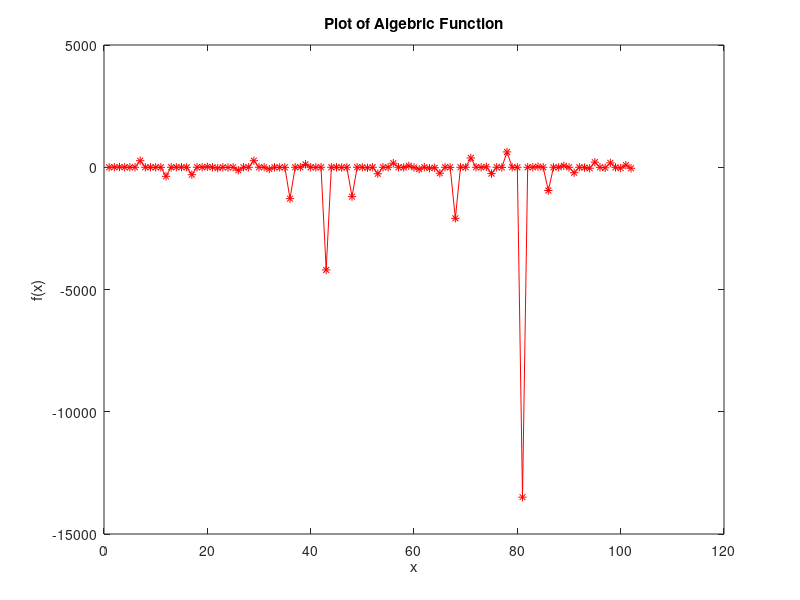

The MATLAB source for this figure:
%Secant Method
clc
clear all
f = @(x) x.^3-2*x+9;    %Function
x(1) = -1;  %1st Initial Gusess
x(2) = 1;   %2nd Initial Guess
N = 100;    %Number of Iterations
for i = 1:N
    x(i+2) = (x(i)*f(i+1)-x(i+1)*f(x(i)))/(f(x(i+1))-f(x(i)));  %Formula
    if (x(i+2)==x(i+1))
        break
    end
end
x'   %Transpose
plot(x,'-r*')   
xlabel('x')
ylabel('f(x)')
title('Plot of Algebric Function')